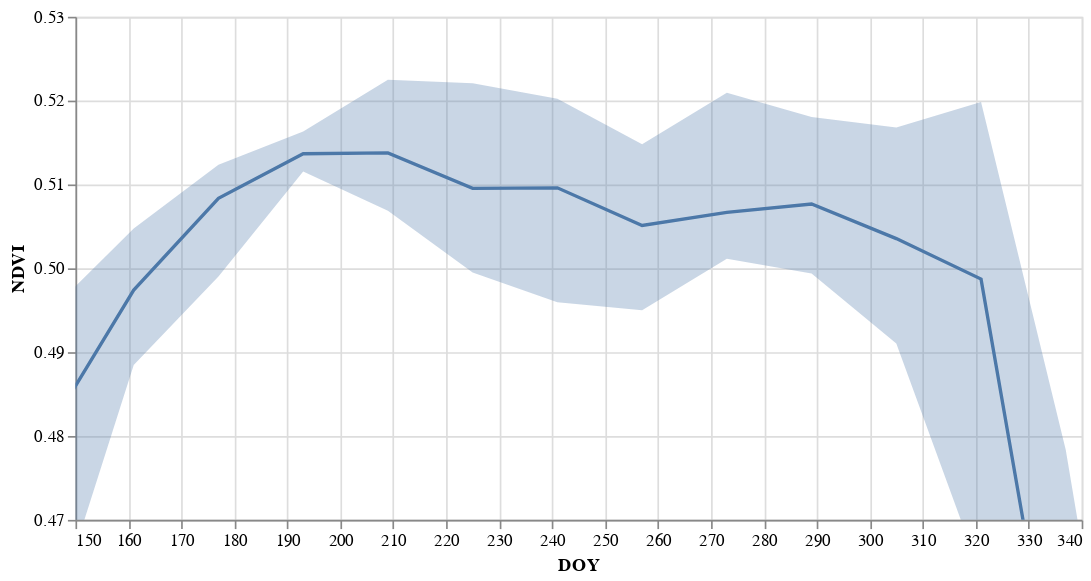

Here is the notebook cell this chart was saved with:
### Markdown cell above
위의 데이터를 다른 방식으로도 시각화가 가능합니다.
  * x : DOY
  * line : median(NDVI)
  * errorband : `iqr` (Q1 to Q3)

### Code cell
line = alt.Chart(ndvi_df).mark_line().encode(
    x=alt.X('DOY:Q', scale=alt.Scale(domain=(150, 340))),
    y=alt.Y('median(NDVI):Q', scale=alt.Scale(domain=(0.47, 0.53))))

band = alt.Chart(ndvi_df).mark_errorband(extent='iqr').encode(
    x=alt.X('DOY:Q', scale=alt.Scale(domain=(150, 340))),
    y='NDVI:Q')

(line + band).properties(width=600, height=300).interactive()

### Figure 1 — Vega-Lite specification as saved in the notebook (floating-point values rounded to 4 significant figures; data arrays with more than 128 entries replaced by an {"elided": "..."} marker saying what was removed)
{"config": {"view": {"continuousWidth": 400, "continuousHeight": 300}}, "layer": [{"mark": "line", "encoding": {"x": {"field": "DOY", "scale": {"domain": [150, 340]}, "type": "quantitative"}, "y": {"aggregate": "median", "field": "NDVI", "scale": {"domain": [0.47, 0.53]}, "type": "quantitative"}}, "selection": {"selector052": {"type": "interval", "bind": "scales", "encodings": ["x", "y"]}}}, {"mark": {"type": "errorband", "extent": "iqr"}, "encoding": {"x": {"field": "DOY", "scale": {"domain": [150, 340]}, "type": "quantitative"}, "y": {"field": "NDVI", "type": "quantitative"}}}], "data": {"name": "data-3a07248bb9a556168cf102154ab75118"}, "height": 300, "width": 600, "$schema": "https://vega.github.io/schema/vega-lite/v4.17.0.json", "datasets": {"data-3a07248bb9a556168cf102154ab75118": {"elided": "459 records"}}}
